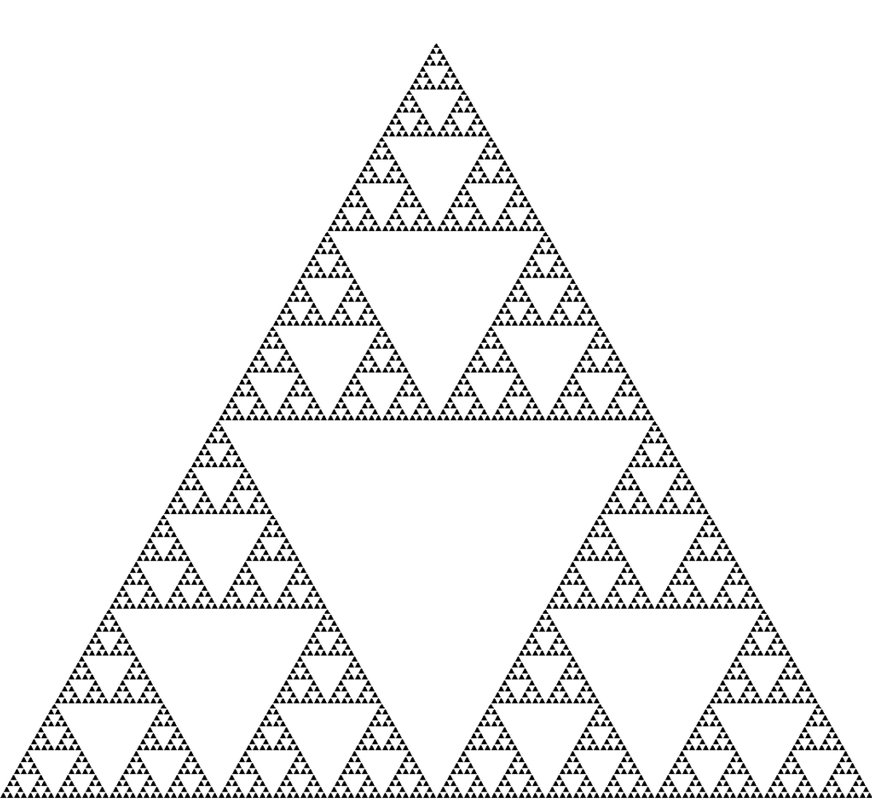
#> input picture media/triag.png, 872 x 809 px, shrunk from 1094 x 1015 before the run, found by its file name
$ jupyter execute mink_dim_triangl_sierp.ipynb
#> lines starting #> are read from the running program, lines starting #| are printed output that depends on the picture
[cell 1]
# Пакеты
import numpy as np
import matplotlib.pyplot as plt
from PIL import Image, ImageEnhance

[cell 2]
# Импорт изображения фрактала
img = Image.open("media/triag.png")
#> img is the input picture: PIL image 872x809 RGBA; mean R, G, B, A 241, 241, 241, 255

[cell 3]
# Изменение контраста
enhancer = ImageEnhance.Contrast(img)
img_high_contrast = enhancer.enhance(5)
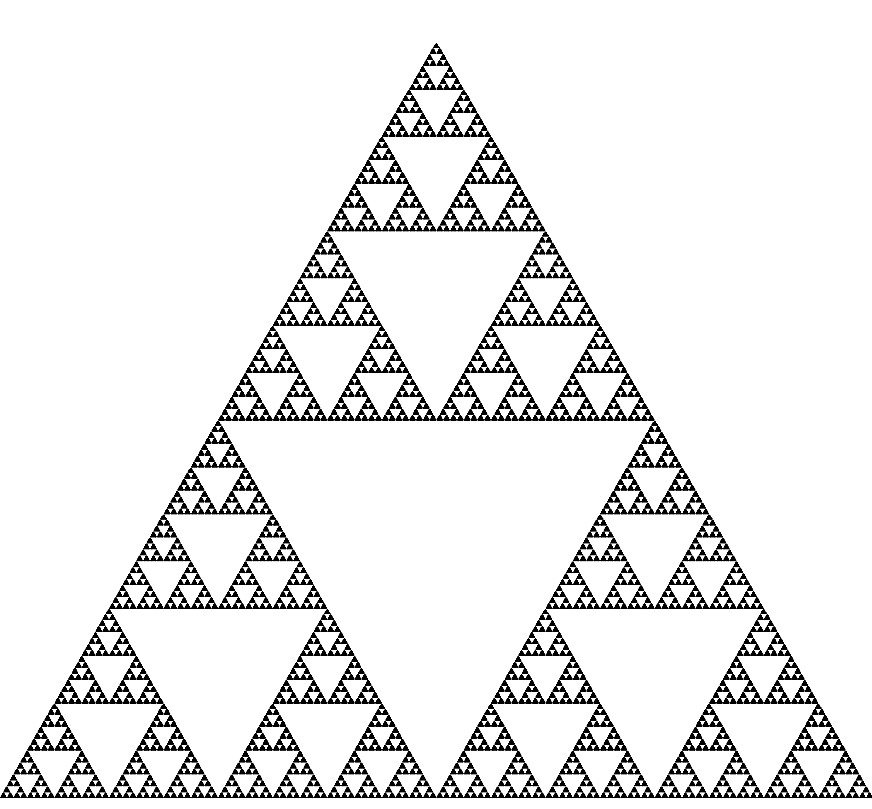
#> img_high_contrast: PIL image 872x809 RGBA; mean R, G, B, A 234.4, 234.4, 234.4, 255
img_high_contrast

[cell 4]
# Берем массив из изображения
img_array = np.asarray(img_high_contrast)

[cell 5]
# Размеры изображения в пикселях
img_array.shape
#> Out = (809, 872, 4)

[cell 6]
fig,axs = plt.subplots(1,figsize=(15,5))

# Наложение изображения
axs.imshow(img_array, cmap='gray')

# Настройка шага сетки
varepsilon = 100

x_ticks = np.arange(0, img_array.shape[1], varepsilon)
y_ticks = np.arange(0, img_array.shape[0], varepsilon)

axs.set_xticks(x_ticks)
axs.set_yticks(y_ticks)

axs.grid(color='black', linestyle='-', linewidth=1)

plt.show()


# Пример крупной сетки
fig1,axs = plt.subplots(1,figsize=(15,5))
axs.imshow(img_array, cmap='gray')
varepsilon = 500

x_ticks = np.arange(0, img_array.shape[1], varepsilon)
#> x_ticks = [0, 500]
y_ticks = np.arange(0, img_array.shape[0], varepsilon)
#> y_ticks = [0, 500]

axs.set_xticks(x_ticks)
axs.set_yticks(y_ticks)

axs.grid(color='black', linestyle='-', linewidth=1)

plt.show()

[cell 7]
# Подсчет толщины линии
black_height = 10**9
current_height = 0

for x_coordinate in range(0, img_array.shape[1], 10):  # Итерируем по каждому столбцу
    column = img_array[:, x_coordinate]

    # Порог для темноты пикселей
    threshold = 50

    # Индексы строк, где есть черные пиксели
    black_pixel_indices = np.where(column < threshold)[0]
    black_pixel_indices = np.unique(black_pixel_indices)

    # Переменная для подсчета максимальной высоты подряд идущих черных пикселей
    for i in range(1, len(black_pixel_indices)):
        if black_pixel_indices[i] == black_pixel_indices[i-1] + 1:  # Если подряд
            current_height += 1

    current_height += 1
    black_height = min(black_height, current_height)
    current_height = 1
#> this loop made 88 passes
#> black_pixel_indices on passes 1 to 3: [797], [779, 781, 782, 783, 784, 785, 793, 794, 795, 796, 797], [763, 764, 765, 766, 767, 787, 788, 789, 790, 791]


if black_height == 10**9:
    black_height = 1

black_height
#> Out = 1

[cell 8]
varepsilon = 80
cell_count = 0
threshold = black_height
#> threshold = 1

for i in range(0, img_array.shape[0], varepsilon):
    for j in range(0, img_array.shape[1], varepsilon):
        # Определяем текущую ячейку
        cell = img_array[i:i+varepsilon, j:j+varepsilon]

        # Определяем не белые пиксели
        black_pixels = np.sum(cell < 50)/3 # Делим на 3, так как убираем учет трех цветов RGB

        # Если не белых пикселей больше порога, учитываем ячейку
        if black_pixels > threshold/2*varepsilon:
           cell_count += 1

        black_pixels = 0
#> after the loop, cell_count = 59

cell_count
#> Out = 59

[cell 9]
varepsilon_array = np.arange(black_height + 1, 150, 1)
#> varepsilon_array = 148 values from 2 to 149
N_array = []

for e in varepsilon_array:
    cell_count = 0
    threshold = black_height

    for i in range(0, img_array.shape[0], e):
        for j in range(0, img_array.shape[1], e):
            cell = img_array[i:i+e, j:j+e]

            black_pixels = np.sum(cell < 50)/3

            if black_pixels > threshold/2*e:
               cell_count += 1

    N_array.append(cell_count)
#> after the loop, N_array = 148 values, max 15642 at index 0, min 25 at index 139, mean 471.9

[cell 10]
# Создание массивов для построения графика
log_1_e = np.array([np.log(1/e) for e in varepsilon_array])
log_N = np.array([np.log(n) for n in N_array])
#> log_N = 148 values, max 9.66 at index 0, min 3.22 at index 139, mean 4.67

[cell 11]
plt.errorbar(log_1_e, log_N, fmt='o', capsize=1, linestyle='none', markersize=5,)

coefficients, cov = np.polyfit(log_1_e, log_N, 1, cov=True)
#> coefficients = [1.54, 10.9]; cov = [[2.08e-05, 8.45e-05], [8.45e-05, 0.000359]]
polynomial = np.poly1d(coefficients)
fit_values = polynomial(log_1_e)
#> fit_values = 148 values, max 9.83 at index 0, min 3.21 at index 147, mean 4.67
slope = round(np.sqrt(cov[0][0]), 5)
#> slope = 0.00457
plt.plot(log_1_e, fit_values)
k = coefficients[0]
#> k = 1.54

plt.show()
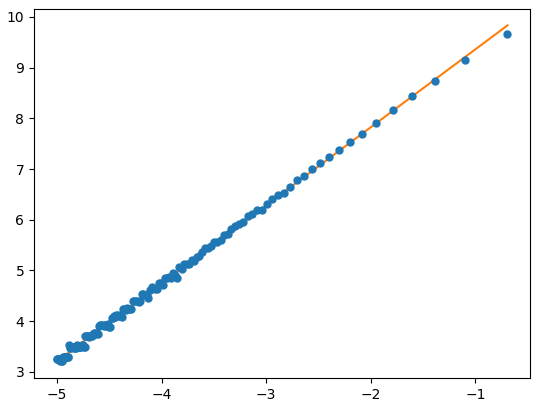
#> figure drawn by matplotlib, 1 panel

print(f"k = {k:.4f}")
#| k = 1.5375

$ run again, with media/Koch_curve.png copied over media/triag.png
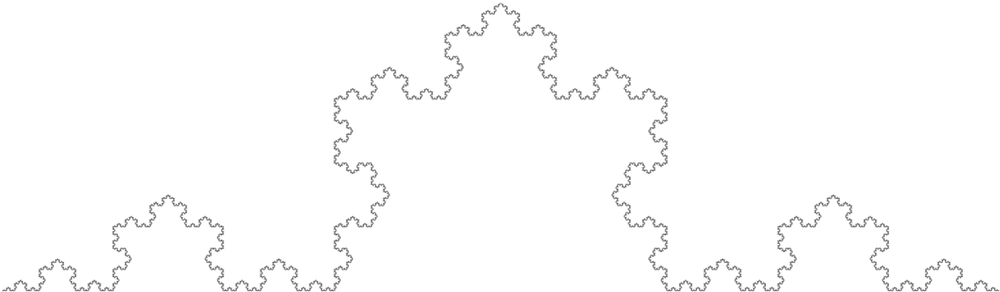
#> input picture media/Koch_curve.png, 1000 x 292 px, shrunk from 1735 x 507 before the run, found by its file name
#> img is the input picture: PIL image 1000x292 RGBA; mean R, G, B, A 252.2, 252.2, 252.2, 255
#> `img_high_contrast = enhancer.enhance(5)`:
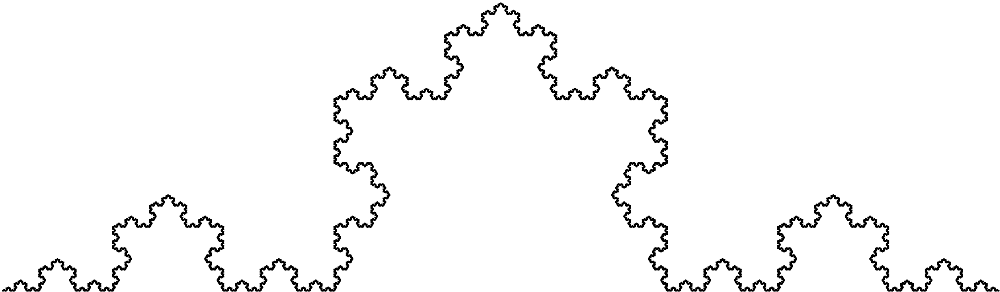
#> img_high_contrast: PIL image 1000x292 RGBA; mean R, G, B, A 247.1, 247.1, 247.1, 255
#> the loop `for x_coordinate in range(0, img_array.shape[1], 10):` made 100 passes
#> black_pixel_indices on passes 2, 3, 4, 6, 7, 8, 9, 10: [288, 289, 290], [280, 281], [288, 290], [268, 269], [261, 262], [266, 267, 268, 278, 279, 280, 281, 282], [288, 289, 290], [282, 283, 286, 287]
#> after the loop `for i in range(0, img_array.shape[0], varepsilon):`: cell_count = 27
#> after the loop `for e in varepsilon_array:`: N_array = 148 values, max 2304 at index 0, min 9 at index 143, mean 99.9
#> log_N = 148 values, max 7.74 at index 0, min 2.2 at index 143, mean 3.67
#> coefficients = [1.23, 8.68]; cov = [[0.000141, 0.000573], [0.000573, 0.00243]]
#> fit_values = 148 values, max 7.82 at index 0, min 2.5 at index 147, mean 3.67
#> slope = 0.0119
#> k = 1.23
#> `plt.show()`:
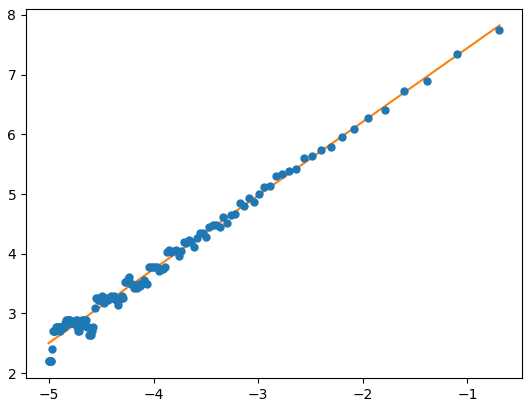
#> figure drawn by matplotlib, 1 panel
#| k = 1.2346
